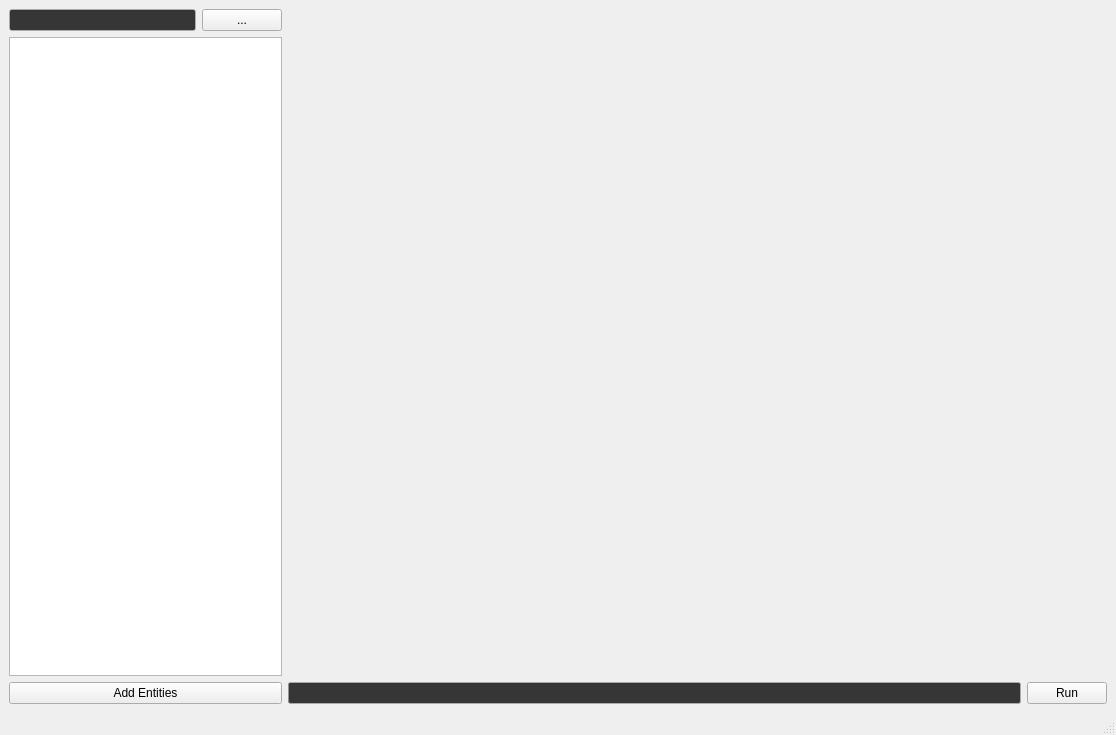
<?xml version="1.0" encoding="UTF-8"?>
<ui version="4.0">
 <class>MainWindow</class>
 <widget class="QMainWindow" name="MainWindow">
  <property name="geometry">
   <rect>
    <x>0</x>
    <y>0</y>
    <width>1116</width>
    <height>735</height>
   </rect>
  </property>
  <property name="windowTitle">
   <string>Pebbles</string>
  </property>
  <widget class="QWidget" name="centralwidget">
   <property name="palette">
    <palette>
     <active>
      <colorrole role="Base">
       <brush brushstyle="SolidPattern">
        <color alpha="255">
         <red>54</red>
         <green>54</green>
         <blue>54</blue>
        </color>
       </brush>
      </colorrole>
     </active>
     <inactive>
      <colorrole role="Base">
       <brush brushstyle="SolidPattern">
        <color alpha="255">
         <red>54</red>
         <green>54</green>
         <blue>54</blue>
        </color>
       </brush>
      </colorrole>
     </inactive>
     <disabled>
      <colorrole role="Base">
       <brush brushstyle="SolidPattern">
        <color alpha="255">
         <red>68</red>
         <green>68</green>
         <blue>68</blue>
        </color>
       </brush>
      </colorrole>
     </disabled>
    </palette>
   </property>
   <layout class="QHBoxLayout" name="horizontalLayout" stretch="1,3">
    <item>
     <layout class="QHBoxLayout" name="main" stretch="2">
      <item>
       <layout class="QVBoxLayout" name="fileManager" stretch="0,5,0">
        <item>
         <layout class="QHBoxLayout" name="searchBar" stretch="0,0">
          <item>
           <widget class="QLineEdit" name="searchEdit">
            <property name="cursor">
             <cursorShape>ArrowCursor</cursorShape>
            </property>
            <property name="focusPolicy">
             <enum>Qt::ClickFocus</enum>
            </property>
            <property name="toolTip">
             <string/>
            </property>
            <property name="inputMask">
             <string/>
            </property>
            <property name="text">
             <string/>
            </property>
            <property name="readOnly">
             <bool>true</bool>
            </property>
           </widget>
          </item>
          <item>
           <widget class="QPushButton" name="searchButton">
            <property name="cursor">
             <cursorShape>PointingHandCursor</cursorShape>
            </property>
            <property name="toolTip">
             <string>Search for a file path.</string>
            </property>
            <property name="text">
             <string>...</string>
            </property>
           </widget>
          </item>
         </layout>
        </item>
        <item>
         <widget class="QTreeView" name="fileViewer">
          <property name="palette">
           <palette>
            <active>
             <colorrole role="Base">
              <brush brushstyle="SolidPattern">
               <color alpha="255">
                <red>255</red>
                <green>255</green>
                <blue>255</blue>
               </color>
              </brush>
             </colorrole>
            </active>
            <inactive>
             <colorrole role="Base">
              <brush brushstyle="SolidPattern">
               <color alpha="255">
                <red>255</red>
                <green>255</green>
                <blue>255</blue>
               </color>
              </brush>
             </colorrole>
            </inactive>
            <disabled>
             <colorrole role="Base">
              <brush brushstyle="SolidPattern">
               <color alpha="255">
                <red>68</red>
                <green>68</green>
                <blue>68</blue>
               </color>
              </brush>
             </colorrole>
            </disabled>
           </palette>
          </property>
          <property name="showDropIndicator" stdset="0">
           <bool>true</bool>
          </property>
          <property name="dragDropMode">
           <enum>QAbstractItemView::NoDragDrop</enum>
          </property>
          <property name="selectionMode">
           <enum>QAbstractItemView::MultiSelection</enum>
          </property>
         </widget>
        </item>
        <item>
         <widget class="QPushButton" name="entitiesButton">
          <property name="text">
           <string>Add Entities</string>
          </property>
         </widget>
        </item>
       </layout>
      </item>
     </layout>
    </item>
    <item>
     <layout class="QVBoxLayout" name="graphWindow" stretch="1,0">
      <item>
       <layout class="QHBoxLayout" name="graphHolder"/>
      </item>
      <item>
       <layout class="QHBoxLayout" name="loadrunBar">
        <item>
         <widget class="QProgressBar" name="progressBar">
          <property name="value">
           <number>0</number>
          </property>
          <property name="textVisible">
           <bool>false</bool>
          </property>
          <property name="invertedAppearance">
           <bool>false</bool>
          </property>
          <property name="textDirection">
           <enum>QProgressBar::TopToBottom</enum>
          </property>
         </widget>
        </item>
        <item>
         <widget class="QPushButton" name="runButton">
          <property name="palette">
           <palette>
            <active>
             <colorrole role="ButtonText">
              <brush brushstyle="SolidPattern">
               <color alpha="255">
                <red>0</red>
                <green>0</green>
                <blue>0</blue>
               </color>
              </brush>
             </colorrole>
            </active>
            <inactive>
             <colorrole role="ButtonText">
              <brush brushstyle="SolidPattern">
               <color alpha="255">
                <red>0</red>
                <green>0</green>
                <blue>0</blue>
               </color>
              </brush>
             </colorrole>
            </inactive>
            <disabled>
             <colorrole role="ButtonText">
              <brush brushstyle="SolidPattern">
               <color alpha="255">
                <red>34</red>
                <green>34</green>
                <blue>34</blue>
               </color>
              </brush>
             </colorrole>
            </disabled>
           </palette>
          </property>
          <property name="text">
           <string>Run</string>
          </property>
         </widget>
        </item>
       </layout>
      </item>
     </layout>
    </item>
   </layout>
  </widget>
  <widget class="QMenuBar" name="menubar">
   <property name="geometry">
    <rect>
     <x>0</x>
     <y>0</y>
     <width>1116</width>
     <height>21</height>
    </rect>
   </property>
  </widget>
  <widget class="QStatusBar" name="statusbar"/>
 </widget>
 <resources/>
 <connections/>
</ui>
